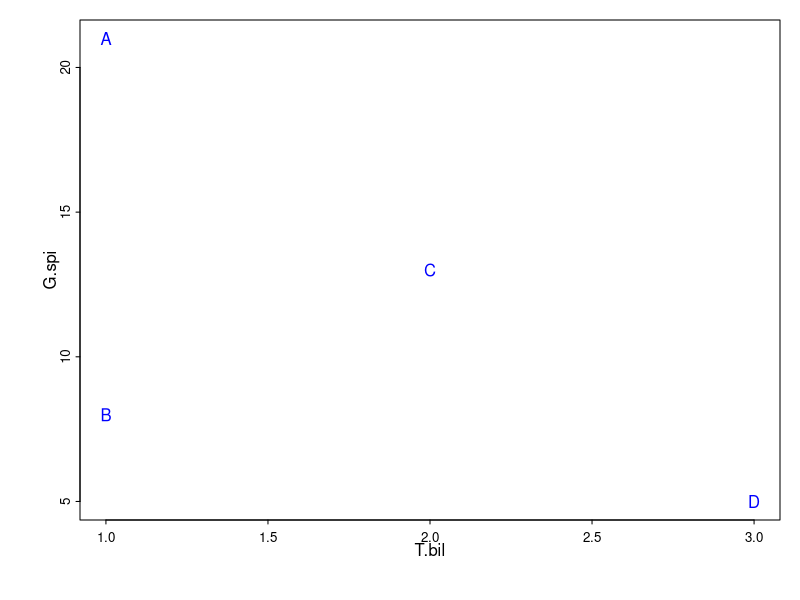
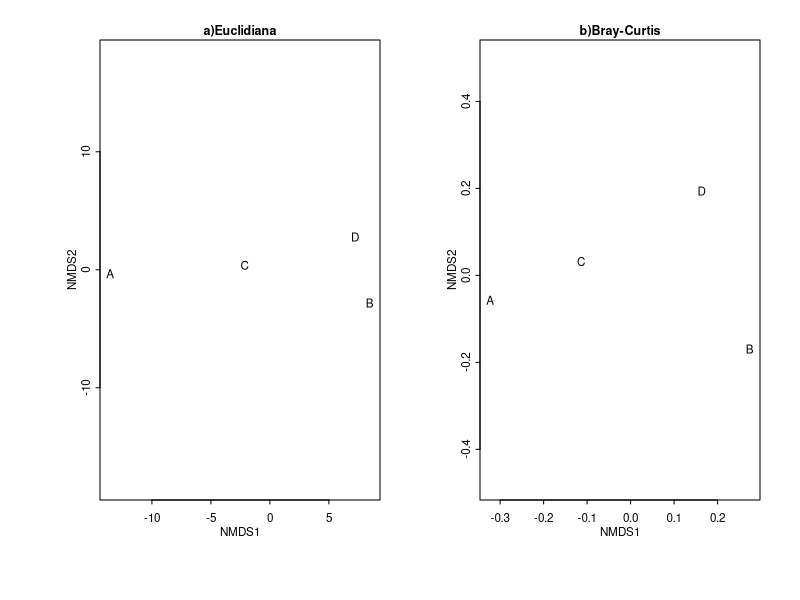

Write the R code that produced these figures, in order.
## ---- chunk 1
dens <- data.frame(T.bil = c(1, 1, 2, 3), G.spi = c(21, 8, 13, 5)) 
row.names(dens) <- LETTERS[1:4]
dens
## ---- chunk 2

par(mar=c(4,4,1,1), mgp=c(1,0.3,0), tcl= -0.2)
plot(dens, type = "n", cex.axis=0.8) 
text(dens, row.names(dens), col ="blue")
## ---- chunk 3
dens[1, ]/sum(dens[1, ])
## ---- chunk 4
dens[,1]/sum(dens[,1])
## ---- chunk 5
x <- dens[2, 1] - dens[3, 1]
## ---- chunk 6
y <- dens[2, 2] - dens[3, 2]
## ---- chunk 7
sqrt(x^2 + y^2)
## ---- chunk 8
dist(dens)
## ---- chunk 9
dens$C.tri<- c(11, 3, 7, 5)
dens$C.sca<- c(16, 0, 9, 4)
## ---- chunk 10

library(vegan) 

#Distancia Euclidiana
mdsE <- metaMDS(dens, distance = "euc", autotransform = FALSE, trace = 0) 
#Distancia de Bray-Curtis
mdsB <- metaMDS(dens, distance = "bray", autotransform = FALSE, trace = 0) 

## ---- chunk 11

par(mfcol=c(1,2), oma=c(1,1,1,1), mar=c(4,4,1,1),
    mgp=c(1,0.3,0), tcl= -0.2)

plot(mdsE, display = "sites", 
     type = "text",main="a)Euclidiana", 
     cex.axis= 0.7, cex.main=0.75, cex.lab=0.7)

plot(mdsB, display = "sites", type = "text", 
     main="b)Bray-Curtis", 
     cex.axis= 0.7, cex.main=0.75, cex.lab=0.7)
## ---- chunk 12
dens.RA <- t(apply(dens, 1, function(sp.abun) sp.abun/sum(sp.abun)))
dens.RA

## ---- chunk 13
mins <- apply(dens.RA[1:2, ], 2, min)
mins
## ---- chunk 14
sum(mins)*100

## ---- chunk 15

comp<- apply(dens[1:2, ], 2, function(abuns) all(abuns != 0))
comp
Rs <- apply(dens[1:2, ], 1, function(x) sum(x > 0))
Rs
## ---- chunk 16
(2*sum(comp))/sum(Rs)
## ---- chunk 17

set.seed(9)
datos <- data.frame(sp1=(sample(0:120, 3)), sp2=(sample(0:80, 3)), sp3=(sample(0:40, 3)), sp4=(sample(0:2010, 3)), sp5=(sample(0:180, 3)), sp6=(sample(0:20, 3)), sp7=(sample(0:1010, 3)), sp8=(sample(0:180, 3)))
set.seed(9)
datos <- rbind(datos, datos[1,]+sample(1:40, 8), datos[3,]+sample(1:120, 8))
rownames(datos) <- c(LETTERS[1:5])

datos[datos<=10] <- 0

knitr::kable(
  datos, booktabs = TRUE,
  caption = 'Comunidades hipotéticas'
)

